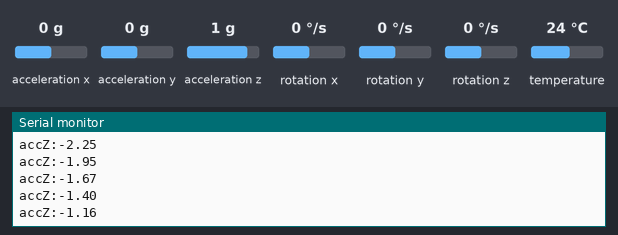
Bench run of a sketch on a simulated Arduino Uno, built with avr-gcc and run on an emulated ATmega328P. On the bench: the last lines printed to the serial monitor. The test bench sets the inputs (shaded band); at power-on: acceleration x 0 g, acceleration y 0 g, acceleration z 1 g, rotation x 0 °/s, rotation y 0 °/s, rotation z 0 °/s, temperature 24 °C.

Above: at 1.3 s.
1.4 s: acceleration x set to -1.4 g
At 1.45 s:
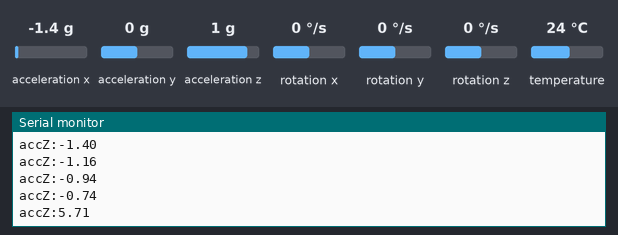
2.9 s: acceleration y set to -1.4 g
At 2.94 s:
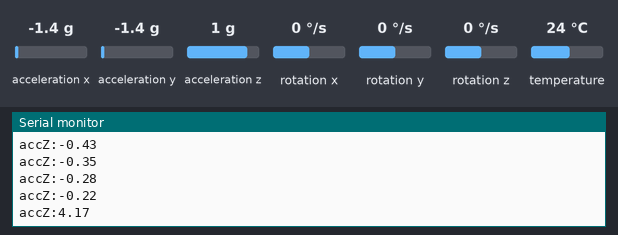
4.4 s: acceleration z set to -1.4 g
At 4.43 s:
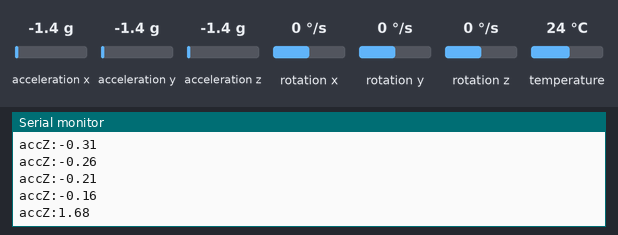
Timing chart, 0 to 7.4 s (numbered marks = the images above; inputs shaded):
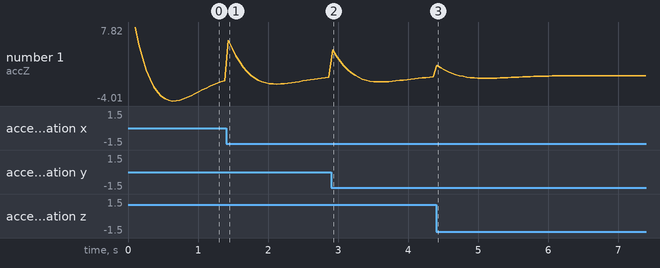

Measured:
- after the input at 1.4 s, the serial monitor: prints a new line at once (image 1)
- after the input at 2.9 s, the serial monitor: prints a new line at once (image 2)
- after the input at 4.4 s, the serial monitor: prints a new line at once (image 3)
- plotted number 1: -0.74 → -0.22 after the input at 1.4 s, -0.22 → -0.16 after the input at 2.9 s

The sketch:

Glove_1.ino
```cpp
#include <Wire.h>
#include <Adafruit_MPU6050.h>
#include <Adafruit_Sensor.h>

Adafruit_MPU6050 mpu;

template <int order> // order is 1 or 2
class HighPass
{
  private:
    float a[order];
    float b[order+1];
    float omega0;
    float dt;
    bool adapt;
    float tn1 = 0;
    float x[order+1]; // Raw values
    float y[order+1]; // Filtered values

  public:
    HighPass(float f0, float fs, bool adaptive){
      // f0: cutoff frequency (Hz)
      // fs: sample frequency (Hz)
      // adaptive: boolean flag, if set to 1, the code will automatically set
      // the sample frequency based on the time history.

      omega0 = 6.28318530718*f0;
      dt = 1.0/fs;
      adapt = adaptive;
      tn1 = -dt;
      for(int k = 0; k < order+1; k++){
        x[k] = 0;
        y[k] = 0;
      }
      setCoef();
    }

    void setCoef(){
      if(adapt){
        float t = micros()/1.0e6;
        dt = t - tn1;
        tn1 = t;
      }

      float alpha = omega0*dt;
      if(order==1){
        float alphaFactor = 1/(1 + alpha/2.0);
        a[0] = -(alpha/2.0 - 1)*alphaFactor;
        b[0] = alphaFactor;
        b[1] = -alphaFactor;
      }
      if(order==2){
        float alpha = omega0*dt;
        float dtSq = dt*dt;
        float c[] = {omega0*omega0, sqrt(2)*omega0, 1};
        float D = c[0]*dtSq + 2*c[1]*dt + 4*c[2];
        b[0] = 4.0/D;
        b[1] = -8.0/D;
        b[2] = 4.0/D;
        a[0] = -(2*c[0]*dtSq - 8*c[2])/D;
        a[1] = -(c[0]*dtSq - 2*c[1]*dt + 4*c[2])/D;
      }
    }

    float filt(float xn){
      // Provide me with the current raw value: x
      // I will give you the current filtered value: y
      if(adapt){
        setCoef(); // Update coefficients if necessary
      }
      y[0] = 0;
      x[0] = xn;
      // Compute the filtered values
      for(int k = 0; k < order; k++){
        y[0] += a[k]*y[k+1] + b[k]*x[k];
      }
      y[0] += b[order]*x[order];

      // Save the historical values
      for(int k = order; k > 0; k--){
        y[k] = y[k-1];
        x[k] = x[k-1];
      }

      // Return the filtered value
      return y[0];
    }
};

// Filter instance
HighPass<2> lp(0.5,1e3,true);

void setup() {
  // Initialize serial communication at 115200 baud
  Serial.begin(115200);
  while (!Serial) delay(10);  // Wait for Serial Monitor to open

  // Initialize I2C communication with the MPU6050 sensor
  if (!mpu.begin()) {
    Serial.println("Failed to find MPU6050 chip");
    while (1) {
      delay(10);
    }
  }

  // Maximum measurable acceleration
  // Lowest setting (2G) = least sensitive, highest resolution
  mpu.setAccelerometerRange(MPU6050_RANGE_4_G);

  // Maximum measurable rotation rate
  // lowest maximum rotation rate (250) -> highest sensitivity
  mpu.setGyroRange(MPU6050_RANGE_1000_DEG);

  // Set filter bandwidth to 21 Hz for both accelerometer and gyroscope
  // Noise reduction: higher bandwidth (260) = less filtering, faster response
  mpu.setFilterBandwidth(MPU6050_BAND_21_HZ);

  // Give the sensor some time to stabilize
  delay(100);
}

float* minusGravity(float gyroX, float gyroY, float gyroZ, float accX, float accY, float accZ) {
//     Serial.print("gyroX:"); Serial.print(gyroX); Serial.print(",");
//  Serial.print("gyroY:"); Serial.print(gyroY); Serial.print(",");
//  Serial.print("gyroZ:"); Serial.print(gyroZ); Serial.print(",");
   float x = accX, y = accY, z = 0;
   accX -= x * cos(gyroZ) - y * sin(gyroZ) ;
   accY -= x * sin(gyroZ) - y * cos(gyroZ) ;

   x = accX; z = accZ;
   accX -=  x * cos(gyroY) + z * sin(gyroY) ;
   accZ -= - x * sin(gyroY) + z * cos(gyroY) ;

   y = accY, z = accZ;
   accY -=  y * cos(gyroX) - z * sin(gyroX);
   accZ -=  y * sin(gyroX) + z * cos(gyroX);

  Serial.print("accX:"); Serial.print(accX); Serial.print(",");
  Serial.print("accY:"); Serial.print(accY); Serial.print(",");
  Serial.print("accZ:"); Serial.println(accZ);// Serial.print(",");

  float acc[3] = {accX, accY, accZ};
  return acc;
}

void loop() {
  // Declare float variables to store the sensor readings
  float accX, accY, accZ;  // For accelerometer values
  float gyroX, gyroY, gyroZ;  // For gyroscope values

  // Get new sensor events for accelerometer and gyroscope
  sensors_event_t a, g, temp;
  mpu.getEvent(&a, &g, &temp);

  // Store accelerometer values in float variables
  accX = a.acceleration.x;
  accY = a.acceleration.y;
  accZ = a.acceleration.z;

  // Store gyroscope values in float variables
  gyroX = g.gyro.x;
  gyroY = g.gyro.y;
  gyroZ = g.gyro.z;

  float rVec = sqrt(pow(accX, 2) + pow(accY, 2) + pow(accZ, 2));

  // Compute the filtered signal
  float rn = lp.filt(rVec);

  //float* acc = minusGravity(gyroX, gyroY, gyroZ, accX, accY, accZ);
  // Send the accelerometer and gyroscope data to the Serial Plotter
//  Serial.print("accX:"); Serial.print(xn); Serial.print(",");
//  Serial.print("accY:"); Serial.print(yn); Serial.print(",");
  Serial.print("accZ:"); Serial.println(rn);// Serial.print(",");

//  Serial.print("gyroX:"); Serial.print(gyroX); Serial.print(",");
//  Serial.print("gyroY:"); Serial.print(gyroY); Serial.print(",");
//  Serial.print("gyroZ:"); Serial.println(gyroZ);

  // Small delay to control data rate
  delay(50);  // Adjust this delay to control the frequency of data output
}
```
